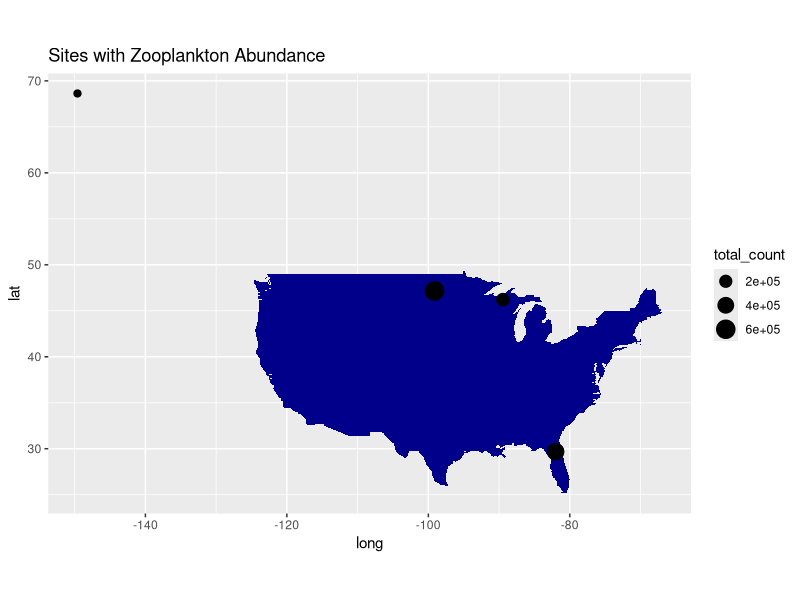
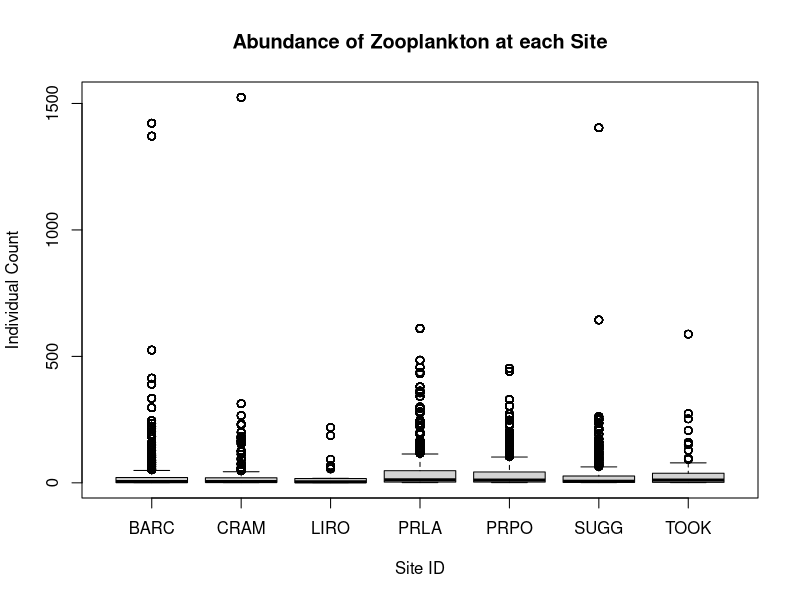
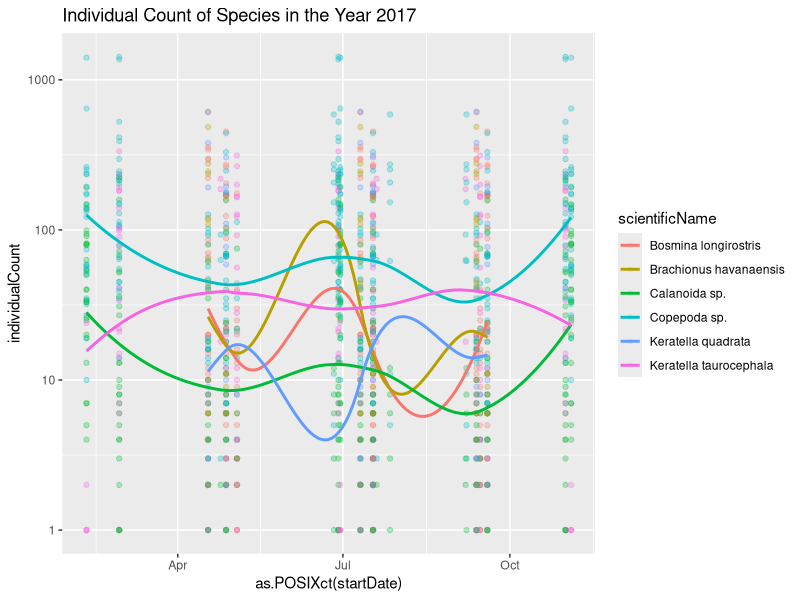
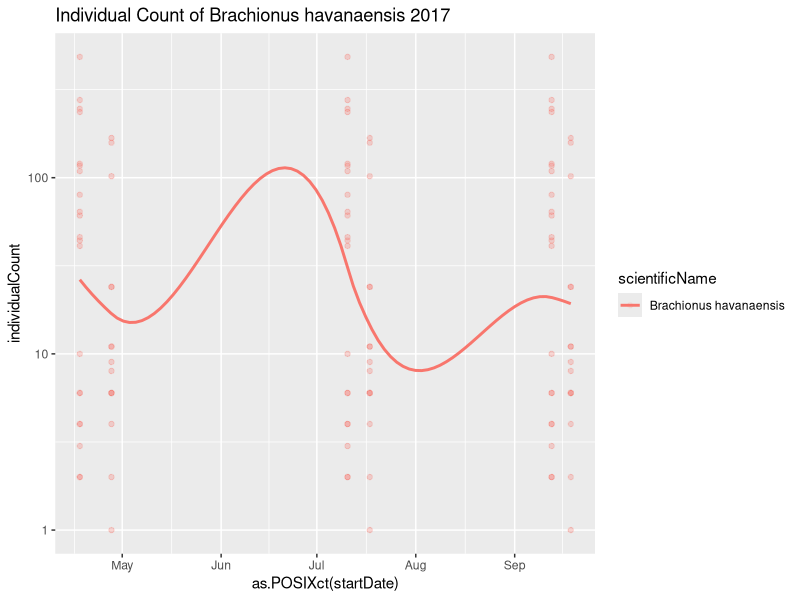
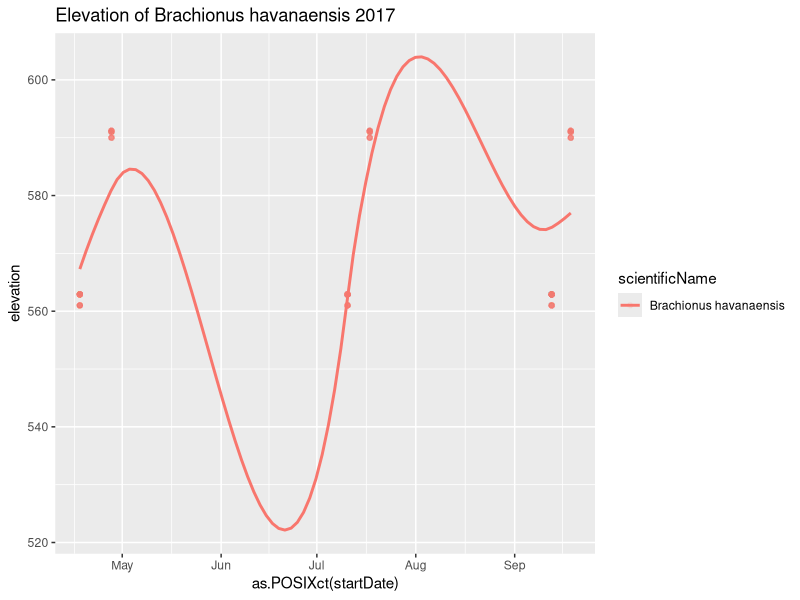
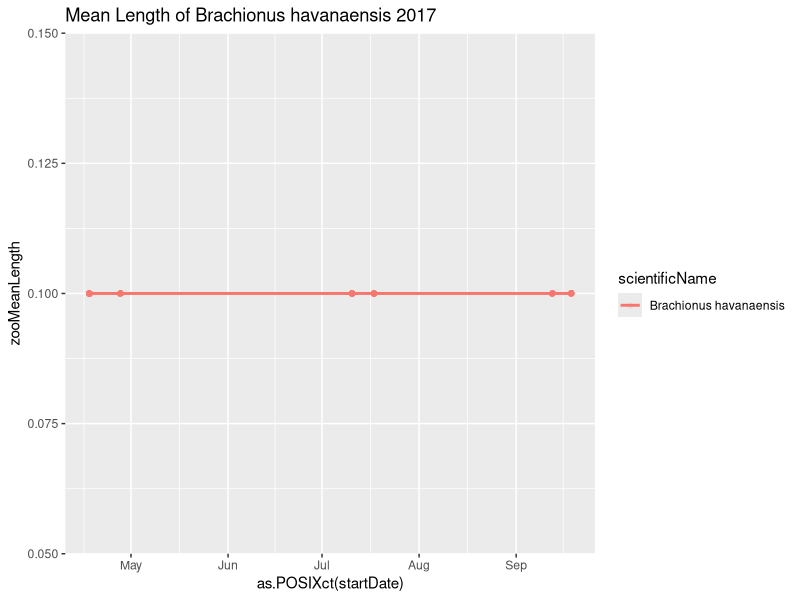
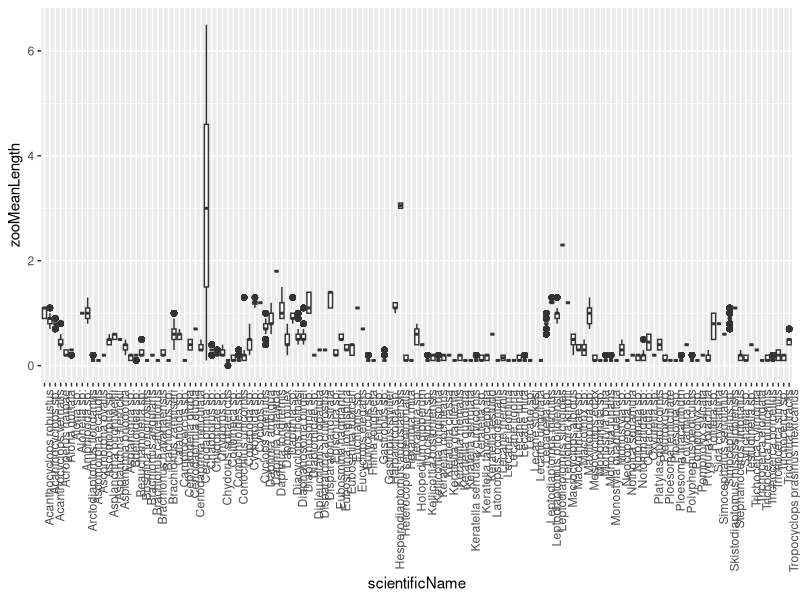
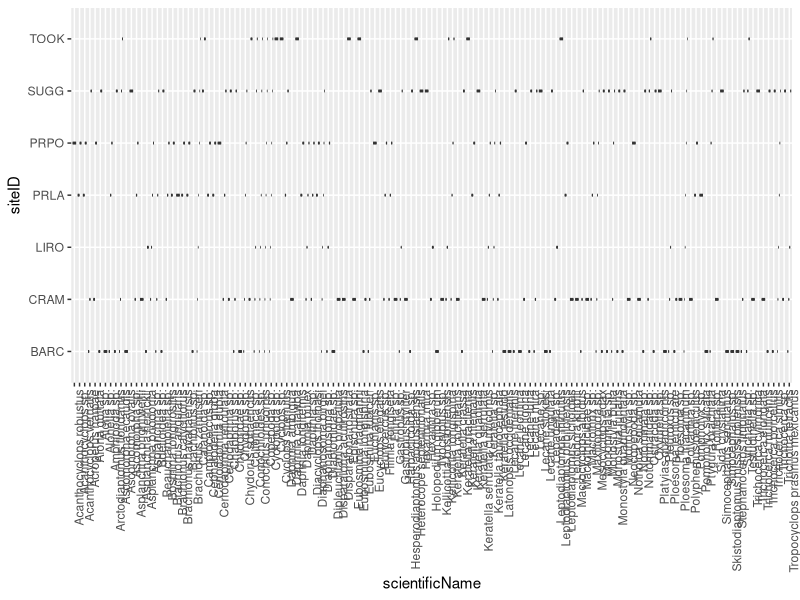

The R source for these figures, in order:
## ---- chunk 1
knitr::opts_chunk$set(echo = TRUE)
## ---- chunk 2
# If you add any additional packages here, make sure they are
# also listed in the DESCRIPTION file
library("dplyr")
library("tidyr")
library("ggplot2")
library("readr")
library("lubridate")
## ---- chunk 3
# this is the information on location of zooplankton caught
zoo_data <- read_csv("filesToStack20219/stackedFiles/zoo_fieldData.csv")

# this is the info about the taxonomic identity of zooplankton found
zoo_tax <- read_csv("filesToStack20219/stackedFiles/zoo_taxonomyProcessed.csv")
## ---- chunk 4
# this is the combined data from two sets
zoo_all <- zoo_data %>%
  left_join(zoo_tax, by = "siteID")
## ---- chunk 5
usa_map <- map_data("usa")

points_with_lat_long <- zoo_all %>%
  filter(!is.na(decimalLatitude)) %>%
  filter(individualCount > 0) %>%
  group_by(siteID) %>%
  summarize(total_count = sum(individualCount),
            mean_lat = mean(decimalLatitude),
            mean_long = mean(decimalLongitude))

ggplot() +
  geom_polygon(data = usa_map,
               aes(x = long,
                   y = lat,
                   group = group),
               fill = "dark blue") +
  coord_fixed(1.3) +
  geom_point(data = points_with_lat_long,
           aes(x = mean_long,
               y = mean_lat,
               size = total_count)) +
  ggtitle("Sites with Zooplankton Abundance")
## ---- chunk 6
boxplot(individualCount ~ siteID, data = zoo_all,
        main = "Abundance of Zooplankton at each Site",
        xlab = "Site ID", ylab = "Individual Count")
## ---- chunk 7
most_abundant_spp <- zoo_all %>%
  group_by(scientificName) %>%
  summarize(sum_indiv = sum(individualCount, na.rm = TRUE)) %>%
  arrange(desc(sum_indiv)) %>%
  head() %>%
  pull(scientificName)
## ---- chunk 8
zoo_all %>%
  filter(scientificName %in% most_abundant_spp) %>%
  filter(year(startDate) == 2017) %>%
  ggplot(aes(x = as.POSIXct(startDate),
             y = individualCount,
             color = scientificName)) +
    geom_point(alpha = 0.1) +
    geom_smooth(method = "loess",
                se = FALSE) +
  scale_y_log10() +
  ggtitle("Individual Count of Species in the Year 2017") 
## ---- chunk 9
zoo_all %>%
  filter(scientificName %in% most_abundant_spp) %>%
  filter(year(startDate) == 2017) %>%
  filter(scientificName == "Brachionus havanaensis") %>%
  ggplot(aes(x = as.POSIXct(startDate),
             y = individualCount,
             color = scientificName)) +
    geom_point(alpha = 0.1) +
    geom_smooth(method = "loess",
                se = FALSE) +
  scale_y_log10() +
  ggtitle("Individual Count of Brachionus havanaensis 2017")
## ---- chunk 10
zoo_all %>%
  filter(scientificName %in% most_abundant_spp) %>%
  filter(year(startDate) == 2017) %>%
  filter(scientificName == "Brachionus havanaensis") %>%
  ggplot(aes(x = as.POSIXct(startDate),
             y = elevation,
             color = scientificName)) +
    geom_point(alpha = 0.1) +
    geom_smooth(method = "loess",
                se = FALSE) +
  ggtitle("Elevation of Brachionus havanaensis 2017")
## ---- chunk 11
zoo_all %>%
  filter(scientificName %in% most_abundant_spp) %>%
  filter(year(startDate) == 2017) %>%
  filter(scientificName == "Brachionus havanaensis") %>%
  ggplot(aes(x = as.POSIXct(startDate),
             y = zooMeanLength,
             color = scientificName)) +
    geom_point(alpha = 0.1) +
    geom_smooth(method = "loess",
                se = FALSE) +
  ggtitle("Mean Length of Brachionus havanaensis 2017")
## ---- chunk 12
zoo_all %>%
  #filter(scientificName %in% most_abundant_spp) %>%
  filter(year(startDate) == 2017) %>%
  filter(scientificName == "Brachionus havanaensis") %>%
  lm(individualCount ~ elevation, data = .) %>%
  summary()
## ---- chunk 13
#see if seasons have anything to do with abundance (individual count)


## ---- chunk 14
ggplot(zoo_all, aes(x = scientificName,
                    y = zooMeanLength)) +
  geom_boxplot() +
  theme(axis.text.x = element_text(angle=90, hjust=1)) 
## ---- chunk 15
zoo_all %>%
  filter(year(startDate) == 2017) %>%
ggplot(aes(x = scientificName,
           y = siteID)) +
  geom_boxplot() +
  theme(axis.text.x = element_text(angle=90, hjust=1))
